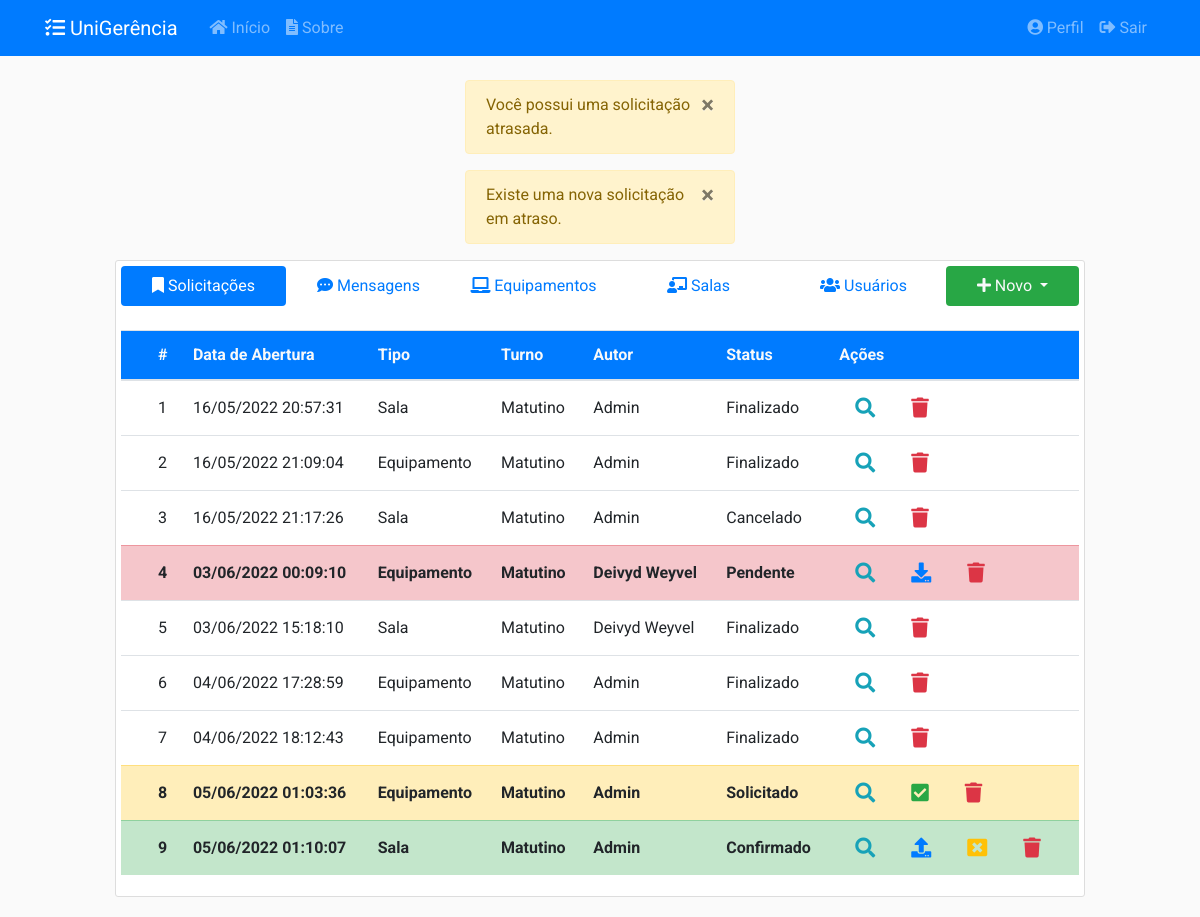
/ (signed in), run on the app's committed database.
### app/models/solicitacoes.py (models this page shows, shortened)
class Solicitacao(db.Model):
    __tablename__ = 'solicitacoes'
    __table_args__ = {'extend_existing': True}
    id = db.Column(db.Integer, primary_key=True)
    status = db.Column(db.Enum(Status), default=Status.ABERTO.name)
    data_abertura = db.Column(db.DateTime, nullable=False,
                              default=datetime.now().astimezone(fuso_horario))
    data_inicio_pref = db.Column(db.Date, nullable=False)
    data_fim_pref = db.Column(db.Date, nullable=False)
    data_retirada = db.Column(db.DateTime, nullable=True)
    data_devolucao = db.Column(db.DateTime, nullable=True)
    data_cancelamento = db.Column(db.DateTime, nullable=True)
    data_finalizacao = db.Column(db.DateTime, nullable=True)
    quantidade = db.Column(db.Integer, nullable=False, default=0)
    descricao = db.Column(db.String(20), nullable=False)
    tipo = db.Column(db.String(20), nullable=False)
    ativo = db.Column(db.Boolean, nullable=False, default=True)
    usuario_id = db.Column(db.Integer, db.ForeignKey('usuarios.id'),
                           nullable=False)
    turno_id = db.Column(db.Integer, db.ForeignKey('turnos.id'),
                           nullable=False)
    turno = db.relationship('Turno', back_populates='solicitacoes')
    def recupera_tudo():
        return Solicitacao.query.filter_by(ativo=True).all()
    def verifica_autor(solicitacao, usuario):
        if  solicitacao.autor == usuario or solicitacao.autor.tipo.name == 'AMDIN':
            return True
        else:
            return False
    def verifica_em_uso(solicitacao):
        if (solicitacao.status.name == 'EMUSO' or
            solicitacao.status.name == 'PENDENTE'):
            return True
        else:
            return False
    def verifica_atraso(solicitacao):
        if (datetime.now().astimezone(fuso_horario) >
            solicitacao.data_devolucao.astimezone(fuso_horario)):
            return True
        else:
            return False
    def atualiza_status_pendente(solicitacao):
        solicitacao.status = 'PENDENTE'
        if solicitacao.tipo == 'EQUIPAMENTO':
            for equipamento in solicitacao.equipamentos:
                equipamento.status = 'PENDENTE'
        if solicitacao.tipo == 'SALA':
            for sala in solicitacao.salas:
                sala.status = 'PENDENTE'
        db.session.commit()
    __mapper_args__ = {
        'polymorphic_identity': 'SOLICITACAO',
        'polymorphic_on': tipo
    }

class SolicitacaoSala(Solicitacao):
    __tablename__ = 'solicitacoes_salas'
    id = db.Column(db.Integer, db.ForeignKey('solicitacoes.id'), primary_key=True)
    setor_id = db.Column(db.Integer, db.ForeignKey('setores.id'), nullable=False)
    setor = db.relationship('Setor', back_populates='solicitacoes')
    salas = db.relationship('Sala', secondary= solicitacao_s,
                                    back_populates='solicitacoes')
    __mapper_args__ = {
        'polymorphic_identity': 'SALA',
    }

class Solicitacao(db.Model):
    __tablename__ = 'solicitacoes'
    __table_args__ = {'extend_existing': True}
    id = db.Column(db.Integer, primary_key=True)
    status = db.Column(db.Enum(Status), default=Status.ABERTO.name)
    data_abertura = db.Column(db.DateTime, nullable=False,
                              default=datetime.now().astimezone(fuso_horario))
    data_inicio_pref = db.Column(db.Date, nullable=False)
    data_fim_pref = db.Column(db.Date, nullable=False)
    data_retirada = db.Column(db.DateTime, nullable=True)
    data_devolucao = db.Column(db.DateTime, nullable=True)
    data_cancelamento = db.Column(db.DateTime, nullable=True)
    data_finalizacao = db.Column(db.DateTime, nullable=True)
    quantidade = db.Column(db.Integer, nullable=False, default=0)
    descricao = db.Column(db.String(20), nullable=False)
    tipo = db.Column(db.String(20), nullable=False)
    ativo = db.Column(db.Boolean, nullable=False, default=True)
    usuario_id = db.Column(db.Integer, db.ForeignKey('usuarios.id'),
                           nullable=False)
    turno_id = db.Column(db.Integer, db.ForeignKey('turnos.id'),
                           nullable=False)
    turno = db.relationship('Turno', back_populates='solicitacoes')
    def recupera_tudo():
        return Solicitacao.query.filter_by(ativo=True).all()
    def verifica_autor(solicitacao, usuario):
        if  solicitacao.autor == usuario or solicitacao.autor.tipo.name == 'AMDIN':
            return True
        else:
            return False
    def verifica_em_uso(solicitacao):
        if (solicitacao.status.name == 'EMUSO' or
            solicitacao.status.name == 'PENDENTE'):
            return True
        else:
            return False
    def verifica_atraso(solicitacao):
        if (datetime.now().astimezone(fuso_horario) >
            solicitacao.data_devolucao.astimezone(fuso_horario)):
            return True
        else:
            return False
    def atualiza_status_pendente(solicitacao):
        solicitacao.status = 'PENDENTE'
        if solicitacao.tipo == 'EQUIPAMENTO':
            for equipamento in solicitacao.equipamentos:
                equipamento.status = 'PENDENTE'
        if solicitacao.tipo == 'SALA':
            for sala in solicitacao.salas:
                sala.status = 'PENDENTE'
        db.session.commit()
    __mapper_args__ = {
        'polymorphic_identity': 'SOLICITACAO',
        'polymorphic_on': tipo
    }

class Turno(db.Model):
    __tablename__ = 'turnos'
    __table_args__ = {'extend_existing': True}
    id = db.Column(db.Integer, primary_key=True)
    name = db.Column(db.String(20), unique=True, nullable=False)
    data_inicio = db.Column(db.Time, nullable=False)
    data_fim = db.Column(db.Time, nullable=False)
    ativo = db.Column(db.Boolean, nullable=False, default=True)
    solicitacoes = db.relationship('Solicitacao', back_populates='turno')

class SolicitacaoEquipamento(Solicitacao):
    __tablename__ = 'solicitacoes_equipamentos'
    id = db.Column(db.Integer, db.ForeignKey('solicitacoes.id'), primary_key=True)
    tipo_eqp_id = db.Column(db.Integer, db.ForeignKey('tipos_equipamento.id'),
                           nullable=True)
    equipamentos = db.relationship('Equipamento', secondary=solicitacao_e,
                                   back_populates='solicitacoes')
    tipo_eqp = db.relationship('TipoEquipamento', back_populates='solicitacoes')
    __mapper_args__ = {
        'polymorphic_identity': 'EQUIPAMENTO'
    }

### app/models/usuarios.py (models this page shows, shortened)
class Usuario(db.Model, UserMixin):
    __tablename__ = 'usuarios'
    __table_args__ = {'extend_existing': True}
    id = db.Column(db.Integer, primary_key=True)
    nome = db.Column(db.String(100), nullable=False)
    identificacao = db.Column(db.String(20), unique=True, nullable=False)
    email = db.Column(db.String(100), unique=True, nullable=False)
    senha = db.Column(db.String(60), nullable=False)
    data_cadastro = db.Column(db.DateTime, nullable=False,
                              default=datetime.now().astimezone(fuso_horario))
    data_atualizacao = db.Column(db.DateTime, nullable=True)
    tipo = db.Column(db.Enum(TipoUsuario), nullable=False)
    ativo = db.Column(db.Boolean, nullable=False, default=True)
    imagem_perfil = db.Column(db.String(20), nullable=False,
                              default='default.jpg')
    posts = db.relationship('Post', backref='autor',
                            foreign_keys='Post.usuario_id', lazy=True)
    recipiente = db.relationship('Post', backref='destinatario',
                                 foreign_keys='Post.destinatario_id', lazy=True)
    solicitacoes = db.relationship('Solicitacao', backref='autor', lazy=True)
    relatorios = db.relationship('Relatorio', backref='autor', lazy=True)
    def recupera_tudo():
        return Usuario.query.filter_by(ativo=True).all()
    @staticmethod
    def verifica_admin(usuario):
        if usuario.tipo.name == 'ADMIN':
            return True
        else:
            return False

### app/controllers/principal.py (the view)
@principal.route("/", methods=['GET', 'POST'])
@login_required
def inicio():
    tab = request.args.get('tab', 1, type=int)
    solicitacoes = Solicitacao.recupera_tudo()
    posts = Post.recupera_tudo()
    equipamentos = Equipamento.recupera_tudo()
    salas = Sala.recupera_tudo()
    usuarios = Usuario.recupera_tudo()
    for solicitacao in solicitacoes:
        if Solicitacao.verifica_em_uso(solicitacao):
            if Solicitacao.verifica_atraso(solicitacao):
                Solicitacao.atualiza_status_pendente(solicitacao)
                envia_email_atraso(solicitacao)
                if Solicitacao.verifica_autor(solicitacao, current_user):
                    flash('Você possui uma solicitação atrasada.', 'warning')
                if Usuario.verifica_admin(current_user):
                    flash('Existe uma nova solicitação em atraso.', 'warning')
    form = EntregaSolicitacaoForm()
    return render_template('principal/inicio.html', tab=tab, form=form,
                           posts=posts, equipamentos=equipamentos, salas=salas,
                           usuarios=usuarios, solicitacoes=solicitacoes)

### app/models/equipamentos.py (called while the page is built)
    def recupera_tudo():
        return Equipamento.query.filter_by(ativo=True).all()

    def __repr__(self):
        return f"{self.patrimonio} - {self.descricao}"

### app/models/posts.py (called while the page is built)
    def recupera_tudo():
        return Post.query.filter_by(ativo=True).all()

### app/models/salas.py (called while the page is built)
    def recupera_tudo():
        return Sala.query.filter_by(ativo=True).all()

### app/models/usuarios.py (called while the page is built)
@login_manager.user_loader
def load_user(user_id):
    return Usuario.query.get(int(user_id))

### app/utils.py (called while the page is built)
def envia_email_atraso(solicitacao):
    msg = Message('UniGerência: Aviso de Devolução Atrasada',
                  sender='unigerencia.app@gmail.com',
                  recipients=[solicitacao.autor.email])
    msg.body = f'''Você possui uma solicitação com devolução atrasada:
{url_for('solicitacoes.solicitacao', solicitacao_id=solicitacao.id, _external=True)}

Por favor, regularize sua situação assim que possível.
Se você já estiver regularizado, então apenas ignore este email.
'''
    mail.send(msg)

### app/templates/principal/inicio.html (shortened to what this page needs)
{% extends "layout.html" %}
{% block inicio %}
<div class="content-section">
  <nav class="pb-4 align-middle">
    <div class="nav nav-pills nav-justified flex-column flex-md-row align-middle" id="pills-tab" role="tablist">
      <a class="nav-item nav-link {% if tab == 1 %}active{% endif %}" id="pills-1-tab" data-toggle="pill" href="#pills-1" role="tab"><i class="fas fa-bookmark"></i>&nbsp;Solicitações</a>
      <a class="nav-item nav-link {% if tab == 2 %}active{% endif %}" id="pills-2-tab" data-toggle="pill" href="#pills-2" role="tab"><i class="fas fa-comment-dots"></i>&nbsp;Mensagens</a>
      {% if current_user.tipo.name == 'ADMIN' %}
        <a class="nav-item nav-link {% if tab == 3 %}active{% endif %}" id="pills-3-tab" data-toggle="pill" href="#pills-3" role="tab"><i class="fas fa-laptop"></i>&nbsp;Equipamentos</a>
        <a class="nav-item nav-link {% if tab == 4 %}active{% endif %}" id="pills-4-tab" data-toggle="pill" href="#pills-4" role="tab"><i class="fas fa-chalkboard-teacher"></i>&nbsp;Salas</a>
        <a class="nav-item nav-link {% if tab == 5 %}active{% endif %}" id="pills-5-tab" data-toggle="pill" href="#pills-5" role="tab"><i class="fas fa-users"></i>&nbsp;Usuários</a>
      {% endif %}
      <div class="nav-item dropdown">
        <a class="nav-link dropdown-toggle bg-success text-light" href="#" id="navbarDropdown" role="button" data-toggle="dropdown">
          <i class="fas fa-plus"></i>&nbsp;Novo
        </a>
      </div>
    </div>
  </nav>
  <div class="tab-content flex-md-row" id="nav-tabContent">
    <div class="tab-pane fade {% if tab == 1 %}show active{% endif %}" id="pills-1" role="tabpanel">
      {% include 'principal/tabela/solicitacoes.html' %}
    </div>
  </div>
</div>
{% endblock inicio %}

### app/templates/principal/tabela/solicitacoes.html (shortened to what this page needs)
<table id="table-solicitacoes" class="table stripe order-column dt-responsive nowrap table-hover" style="width:100%">
    <thead>
    <tr class="bg-primary text-light">
        <th class="align-middle"></th>
        <th class="align-middle">#</th>
        <th class="align-middle">Data de Abertura</th>
        <th class="align-middle">Tipo</th>
        <th class="align-middle">Turno</th>
        <th class="align-middle">Autor</th>
        <th class="align-middle">Status</th>
        <th class="align-middle">Ações</th>
    </tr>
    </thead>
    <tbody>
    {% for solicitacao in solicitacoes %}
    {% if current_user == solicitacao.autor or current_user.tipo.name == 'ADMIN' %}
        {% if solicitacao.status.name == 'ABERTO' %}
            <tr class="table-secondary font-weight-bold">
        {% elif solicitacao.status.name == 'PENDENTE' %}
            <tr class="table-danger font-weight-bold">
        {% elif solicitacao.status.name == 'SOLICITADO' %}
            <tr class="table-warning font-weight-bold">
        {% elif solicitacao.status.name == 'CONFIRMADO' %}
            <tr class="table-success font-weight-bold">
        {% elif solicitacao.status.name == 'EMUSO' %}
            <tr class="table-info font-weight-bold">
        {% elif solicitacao.status.name == 'CANCELADO' or solicitacao.status.name == 'FECHADO' %}
            <tr class="">
        {% else %}
            <tr>
        {% endif %}
            <td class="align-middle"></td>
            <td class="align-middle">{{ solicitacao.id }}</td>
            <td class="align-middle">{{ solicitacao.data_abertura.strftime('%d/%m/%Y %H:%M:%S') }}</td>
            {% if solicitacao.tipo == 'EQUIPAMENTO' %}
                <td class="align-middle">Equipamento</td>
            {% elif solicitacao.tipo == 'SALA'%}
                <td class="align-middle">Sala</td>
            {% endif %}
            <td class="align-middle">{{ solicitacao.turno.name }}</td>
            <td class="align-middle">{{ solicitacao.autor.nome }}</td>
            <td class="align-middle">{{ solicitacao.status.value }}</td>
            <td class="align-middle">
                <a class="btn-lg btn-outline-info" href="#" data-toggle="modal" data-target="#visualizarSolicitacao{{ solicitacao.id }}"><i class="fas fa-search"></i></a>
                {% if current_user.tipo.name == 'ADMIN' %}
                    {% if solicitacao.status.name == 'ABERTO' or solicitacao.status.name == 'SOLICITADO' %}
                        <a class="btn-lg btn-outline-success" href="{{url_for('solicitacoes.confirma_solicitacao', solicitacao_id=solicitacao.id)}}"><i class="fas fa-check-square"></i></a>
                    {% endif %}
                    {% if solicitacao.status.name == 'CONFIRMADO' %}
                        <a class="btn-lg btn-outline-primary" href="#" data-toggle="modal" data-target="#entregarSolicitacao{{ solicitacao.id }}"><i class="fas fa-upload"></i></a>
                    {% endif %}
                    {% if solicitacao.status.name == 'EMUSO' or solicitacao.status.name == 'PENDENTE' %}
                        <a class="btn-lg btn-outline-primary" href="#" data-toggle="modal" data-target="#receberSolicitacao{{ solicitacao.id }}"><i class="fas fa-download"></i></a>
                    {% endif %}
                {% endif %}
                {% if current_user == solicitacao.autor or current_user.tipo.name == 'ADMIN' %}
                    {% if solicitacao.status.name == 'ABERTO' or solicitacao.status.name == 'CONFIRMADO' %}
                        <a class="btn-lg btn-outline-warning" href="#" data-toggle="modal" data-target="#cancelarSolicitacao{{ solicitacao.id }}"><i class="fas fa-window-close"></i></a>
                    {% endif %}
                {% endif %}
                {% if current_user.tipo.name == 'ADMIN' %}
                    <a class="btn-lg btn-outline-danger" href="#" data-toggle="modal" data-target="#excluirSolicitacao{{ solicitacao.id }}"><i class="fas fa-trash"></i></a>
                {% endif %}
            </td>
        </tr>
    {% endif %}
    {% endfor %}
    </tbody>
</table>

### app/static/css/main.css (style rules this page uses)
body { background: #fafafad5; color: #333333; margin-top: 5rem; font-family: 'Roboto' !important; }
html { scroll-behavior: smooth; }
.content-section { background: #ffffff; padding: 5px 5px; border: 1px solid #dddddd; border-radius: 3px; margin-bottom: 20px; }

### data on the page
SolicitacaoSala: id "1", data_abertura "16/05/2022 20:57:31", shows "Sala", turno.name "Matutino", autor.nome "Admin", status.value "Finalizado"
SolicitacaoEquipamento: id "2", data_abertura "16/05/2022 21:09:04", shows "Equipamento", turno.name "Matutino", autor.nome "Admin", status.value "Finalizado"
SolicitacaoSala: id "3", data_abertura "16/05/2022 21:17:26", shows "Sala", turno.name "Matutino", autor.nome "Admin", status.value "Cancelado"
SolicitacaoEquipamento: id "4", data_abertura "03/06/2022 00:09:10", shows "Equipamento", turno.name "Matutino", autor.nome "Deivyd Weyvel", status.value "Pendente"
SolicitacaoSala: id "5", data_abertura "03/06/2022 15:18:10", shows "Sala", turno.name "Matutino", autor.nome "Deivyd Weyvel", status.value "Finalizado"
SolicitacaoEquipamento: id "6", data_abertura "04/06/2022 17:28:59", shows "Equipamento", turno.name "Matutino", autor.nome "Admin", status.value "Finalizado"
SolicitacaoEquipamento: id "7", data_abertura "04/06/2022 18:12:43", shows "Equipamento", turno.name "Matutino", autor.nome "Admin", status.value "Finalizado"
SolicitacaoEquipamento: id "8", data_abertura "05/06/2022 01:03:36", shows "Equipamento", turno.name "Matutino", autor.nome "Admin", status.value "Solicitado"
SolicitacaoSala: id "9", data_abertura "05/06/2022 01:10:07", shows "Sala", turno.name "Matutino", autor.nome "Admin", status.value "Confirmado"

### other printed values
{{ message }} "Você possui uma solicitação atrasada." "Existe uma nova solicitação em atraso."
